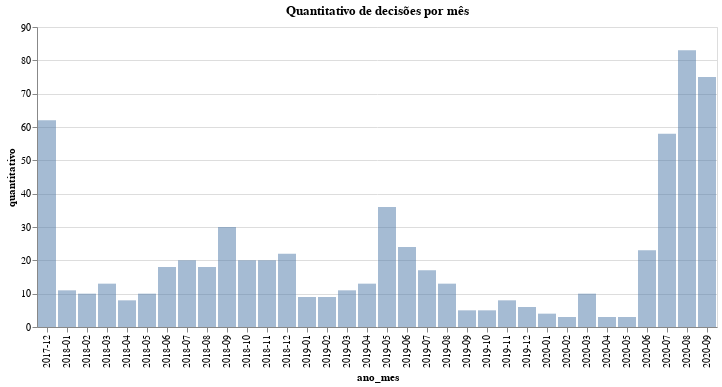

Notebook code for this chart:
### Code cell
alt.Chart(qtde_por_mes).mark_bar(opacity=0.5).encode(
    alt.X("ano_mes"),
    alt.Y("quantitativo", stack=None),
    #alt.Color('legislationType:N', legend=alt.Legend(title="Tipo do Normativo"), scale=alt.Scale(scheme='dark2')),
    tooltip=['ano_mes', 'quantitativo'],
).properties(
    title='Quantitativo de decisões por mês'
).interactive()

### Figure 1 — Vega-Lite specification as saved in the notebook (floating-point values rounded to 4 significant figures)
{"config": {"view": {"continuousWidth": 400, "continuousHeight": 300}}, "data": {"name": "data-7b7def2c6b13043703bc1f7763ba03f5"}, "mark": {"type": "bar", "opacity": 0.5}, "encoding": {"tooltip": [{"type": "nominal", "field": "ano_mes"}, {"type": "quantitative", "field": "quantitativo"}], "x": {"type": "nominal", "field": "ano_mes"}, "y": {"type": "quantitative", "field": "quantitativo", "stack": null}}, "selection": {"selector001": {"type": "interval", "bind": "scales", "encodings": ["x", "y"]}}, "title": "Quantitativo de decisões por mês", "$schema": "https://vega.github.io/schema/vega-lite/v4.8.1.json", "datasets": {"data-7b7def2c6b13043703bc1f7763ba03f5": [{"ano_mes": "2017-12", "quantitativo": 62}, {"ano_mes": "2018-01", "quantitativo": 11}, {"ano_mes": "2018-02", "quantitativo": 10}, {"ano_mes": "2018-03", "quantitativo": 13}, {"ano_mes": "2018-04", "quantitativo": 8}, {"ano_mes": "2018-05", "quantitativo": 10}, {"ano_mes": "2018-06", "quantitativo": 18}, {"ano_mes": "2018-07", "quantitativo": 20}, {"ano_mes": "2018-08", "quantitativo": 18}, {"ano_mes": "2018-09", "quantitativo": 30}, {"ano_mes": "2018-10", "quantitativo": 20}, {"ano_mes": "2018-11", "quantitativo": 20}, {"ano_mes": "2018-12", "quantitativo": 22}, {"ano_mes": "2019-01", "quantitativo": 9}, {"ano_mes": "2019-02", "quantitativo": 9}, {"ano_mes": "2019-03", "quantitativo": 11}, {"ano_mes": "2019-04", "quantitativo": 13}, {"ano_mes": "2019-05", "quantitativo": 36}, {"ano_mes": "2019-06", "quantitativo": 24}, {"ano_mes": "2019-07", "quantitativo": 17}, {"ano_mes": "2019-08", "quantitativo": 13}, {"ano_mes": "2019-09", "quantitativo": 5}, {"ano_mes": "2019-10", "quantitativo": 5}, {"ano_mes": "2019-11", "quantitativo": 8}, {"ano_mes": "2019-12", "quantitativo": 6}, {"ano_mes": "2020-01", "quantitativo": 4}, {"ano_mes": "2020-02", "quantitativo": 3}, {"ano_mes": "2020-03", "quantitativo": 10}, {"ano_mes": "2020-04", "quantitativo": 3}, {"ano_mes": "2020-05", "quantitativo": 3}, {"ano_mes": "2020-06", "quantitativo": 23}, {"ano_mes": "2020-07", "quantitativo": 58}, {"ano_mes": "2020-08", "quantitativo": 83}, {"ano_mes": "2020-09", "quantitativo": 75}]}}
